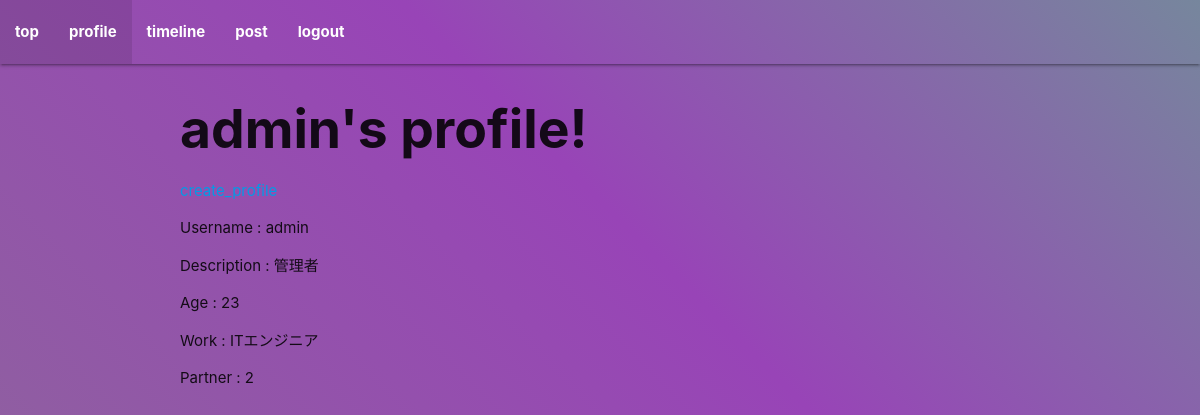
Screenshot of /profile (signed in) with the database file from the repository.
### app.py (models this page shows, shortened)
class User(Base):
    __tablename__ = 'users'
    id = Column(Integer, primary_key=True)
    username = Column(String)
    email = Column(String)
    password = Column(String)
    description = Column(String)
    age = Column(String)
    work = Column(String)
    partner = Column(String)

### app.py (the view)
@app.route('/profile')
def profile():
    if 'username' in session:
        success_message = request.args.get('success_message')
        username = session.get('username')
        user = db_session.query(User).filter(User.username == username).first()
        return render_template('profile.html', username=session['username'], user=user, success_message=success_message)
    else:
        error_message = 'You are not logged in.'
        return redirect(url_for('login', error_message=error_message))

### app.py (called while the page is built)
@app.context_processor
def inject_is_active():
    def is_active(page):
        return 'active' if request.path == url_for(page) else ''
    return dict(is_active=is_active)

@app.context_processor
def page_list():
    before_login_list = ['top', 'register', 'login']
    after_login_list = ['top', 'profile', 'timeline', 'post', 'logout']
    if 'username' in session:
        page_list = after_login_list
    else:
        page_list = before_login_list
    return dict(page_list=page_list)

### templates/profile.html (shortened to what this page needs)
{% extends "base.html" %}
{% block content %}
<div class="container">
    <h2 class="page_title">{{ username }}'s profile!</h2>
    <a class="create_profile_link" href="{{ url_for('create_profile') }}">create_profile</a>
    {% if user %}
        <p>Username : {{ user.username }}</p>
        <p>Description : {{ user.description }}</p>
        <p>Age : {{ user.age }}</p>
        <p>Work : {{ user.work }}</p>
        <p>Partner : {{ user.partner }}</p>
    {% else %}
        <p>Username : {{ username }}</p>
        <p>Description : {{ description }}</p>
        <p>Age : {{ age }}</p>
        <p>Work : {{ work }}</p>
        <p>Partner : {{ partner }}</p>
    {% endif %}
</div>
{% endblock %}

### static/styles.css (style rules this page uses)
.page_title { font-weight: bold; }

### rows the page displays
User: username "admin", description "管理者", age "23", work "ITエンジニア", partner "2"

### other values shown
{{ i }} "top" "profile" "timeline" "post" "logout"
